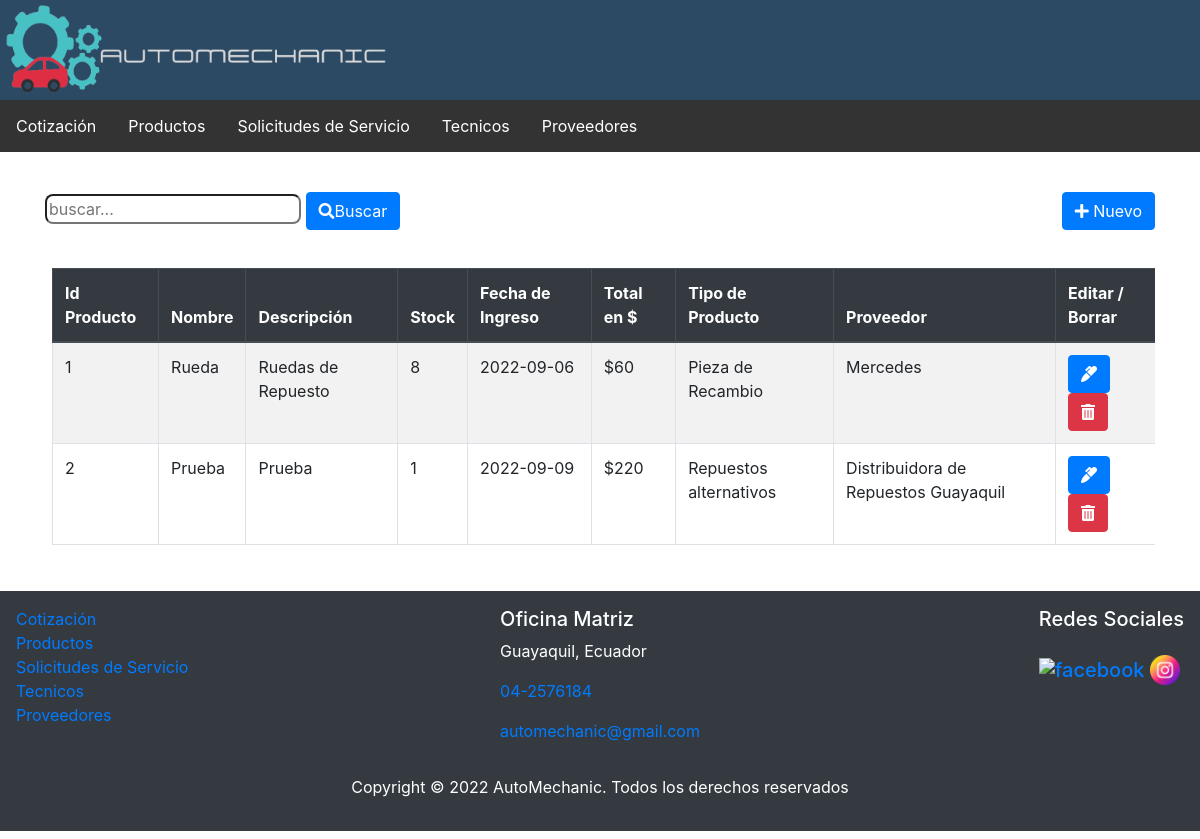
Page /index.php?c=Productos&f=index on the earlier database version.
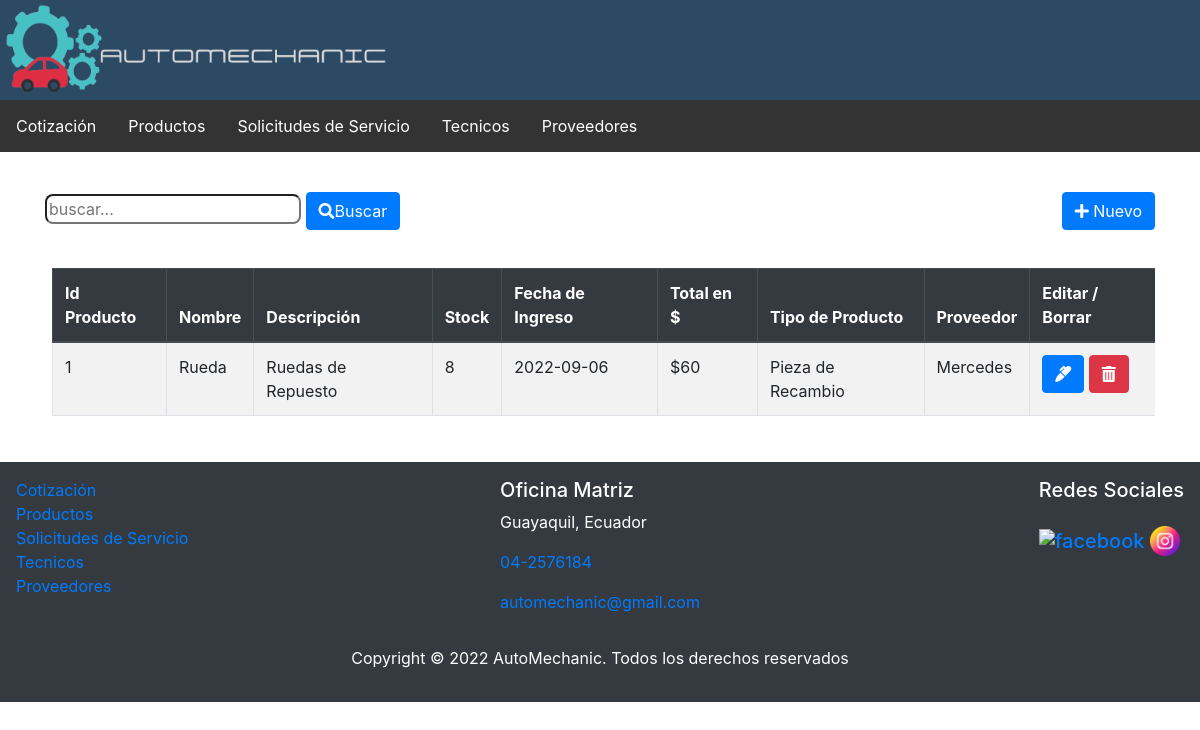
Same page on the later database version.
### tables this page shows
CREATE TABLE `producto` (
  `id_producto` int(11) NOT NULL,
  `nombre_producto` varchar(20) NOT NULL,
  `descripcion` varchar(100) NOT NULL,
  `stock_inicial` int(11) NOT NULL,
  `fecha_ingreso` date NOT NULL,
  `total` float NOT NULL,
  `id_tipo` int(11) NOT NULL,
  `id_proveedor` int(11) NOT NULL
);

CREATE TABLE `tipo_producto` (
  `id_tipo` int(11) NOT NULL,
  `tipo_producto` varchar(30) NOT NULL
);

CREATE TABLE `proveedor` (
  `id_proveedor` int(11) NOT NULL,
  `nombre_proveedor` varchar(50) NOT NULL,
  `direccion` varchar(200) NOT NULL,
  `telefono` varchar(10) NOT NULL,
  `fecha_contrato` date NOT NULL,
  `id_medio_pago` int(11) NOT NULL
);

### controller/ProductosController.php (called while the page is built, shortened)
<?php
require_once 'model/dao/ProductosDAO.php';
class ProductosController
{
    private $model;
    public function __construct()
    {
        $this->model = new ProductosDAO();
    }
    public function index()
    {
        $resultados = $this->model->selectAllFiltro("");
        require_once VPRODUCTOS . 'list.php';
    }
}

### controller/FrontController.php (called while the page is built, shortened)
<?php
class FrontController
{
    public function ruteo()
    {
        $funcion = (!empty($_REQUEST['f'])) ? htmlentities($_REQUEST['f']) : FUNCION_PRINCIPAL;
        $cont = new  $controlador();
        $cont->$funcion();
    }
}

### index.php (called while the page is built)
<?php
    require_once 'controller/FrontController.php';
    $front = new FrontController();
    $front->ruteo();

### config/conexion.php (called while the page is built)
<?php
class Conexion
{
    public static function getConexion()
    {
        $dsn = 'mysql:host=localhost;port=3306;dbname=' . DBNAME;
        $conexion = null;
        try {
            $conexion = new PDO($dsn, DBUSER, DBPASSWORD);
            $conexion->setAttribute(PDO::ATTR_ERRMODE, PDO::ERRMODE_EXCEPTION);
        } catch (Exception $e) {
            echo $e;
            die("error " . $e->getMessage());
        }
        return $conexion;
    }
}

### model/dao/ProductosDAO.php (called while the page is built, shortened)
<?php
require_once 'config/conexion.php';
class ProductosDAO
{
    private $con;
    public function __construct()
    {
        $this->con = Conexion::getConexion();
    }
    public function selectAllFiltro($parametro)
    {
        $sql = "SELECT * FROM producto p, tipo_producto t, proveedor pr
        WHERE p.id_tipo = t.id_tipo AND
        p.id_proveedor = pr.id_proveedor and
        (p.nombre_producto like :b1 or t.tipo_producto like :b2 or pr.nombre_proveedor like :b3)
        ORDER by id_producto";
        $stmt = $this->con->prepare($sql);
        $conlike = '%' . $parametro . '%';
        $data = array('b1' => $conlike, 'b2' => $conlike, 'b3' => $conlike);
        $stmt->execute($data);
        $resultados = $stmt->fetchAll(PDO::FETCH_ASSOC);
        return $resultados;
    }
}

### view/productos/productos.list.php (the view, shortened to what this page needs)
<div class="container">
    <div class="row">
        <div class="col-sm-6">
            <form action="index.php?c=productos&f=search" method="POST">
                <input type="text" name="b" id="busqueda" placeholder="buscar..." />
                <button type="submit" class="btn btn-primary"><i class="fas fa-search"></i>Buscar</button>
            </form>
        </div>
        <div class="col-sm-6 d-flex flex-column align-items-end">
            <a href="index.php?c=productos&f=view_new">
                <button type="button" class="btn btn-primary">
                    <i class="fas fa-plus"></i>
                    Nuevo</button>
            </a>
        </div>
    </div>
    <div class="table-responsive mt-2">
        <table class="table table-striped table-bordered">
            <thead class="thead-dark">
                <th>Id Producto</th>
                <th>Nombre </th>
                <th>Descripci&oacute;n </th>
                <th>Stock </th>
                <th>Fecha de Ingreso </th>
                <th>Total en $</th>
                <th>Tipo de Producto</th>
                <th>Proveedor</th>
                <th>Editar / Borrar</th>
            </thead>
            <tbody class="tabladatos">
                <?php
                foreach ($resultados as $fila) {
                ?>
                    <tr>
                        <td><?php echo $fila['id_producto']; ?></td>
                        <td><?php echo $fila['nombre_producto']; ?></td>
                        <td><?php echo $fila['descripcion']; ?></td>
                        <td><?php echo $fila['stock_inicial']; ?></td>
                        <td><?php echo $fila['fecha_ingreso']; ?></td>
                        <td><?php echo '$' . $fila['total']; ?></td>
                        <td><?php echo $fila['tipo_producto']; ?></td>
                        <td><?php echo $fila['nombre_proveedor']; ?></td>
                        <td>
                            <a class="btn btn-primary" href="index.php?c=productos&f=view_edit&id=<?php echo  $fila['id_producto']; ?>">
                                <i class="fas fa-marker"></i></a>
                            <a class="btn btn-danger" onclick="if(!confirm('Esta seguro de eliminar el producto?'))return false;" href="index.php?c=productos&f=delete&id=<?php echo  $fila['id_producto']; ?>">
                                <i class="fas fa-trash-alt"></i></a>
                        </td>
                    </tr>
                <?php  } ?>
            </tbody>
        </table>
    </div>
</div>

Differences in the rows shown:
removed producto: id_producto "2", nombre_producto "Prueba", descripcion "Prueba", stock_inicial "1", fecha_ingreso "2022-09-09", total "220", id_tipo.tipo_producto "Repuestos alternativos", id_proveedor.nombre_proveedor "Distribuidora de Repuestos Guayaquil"
